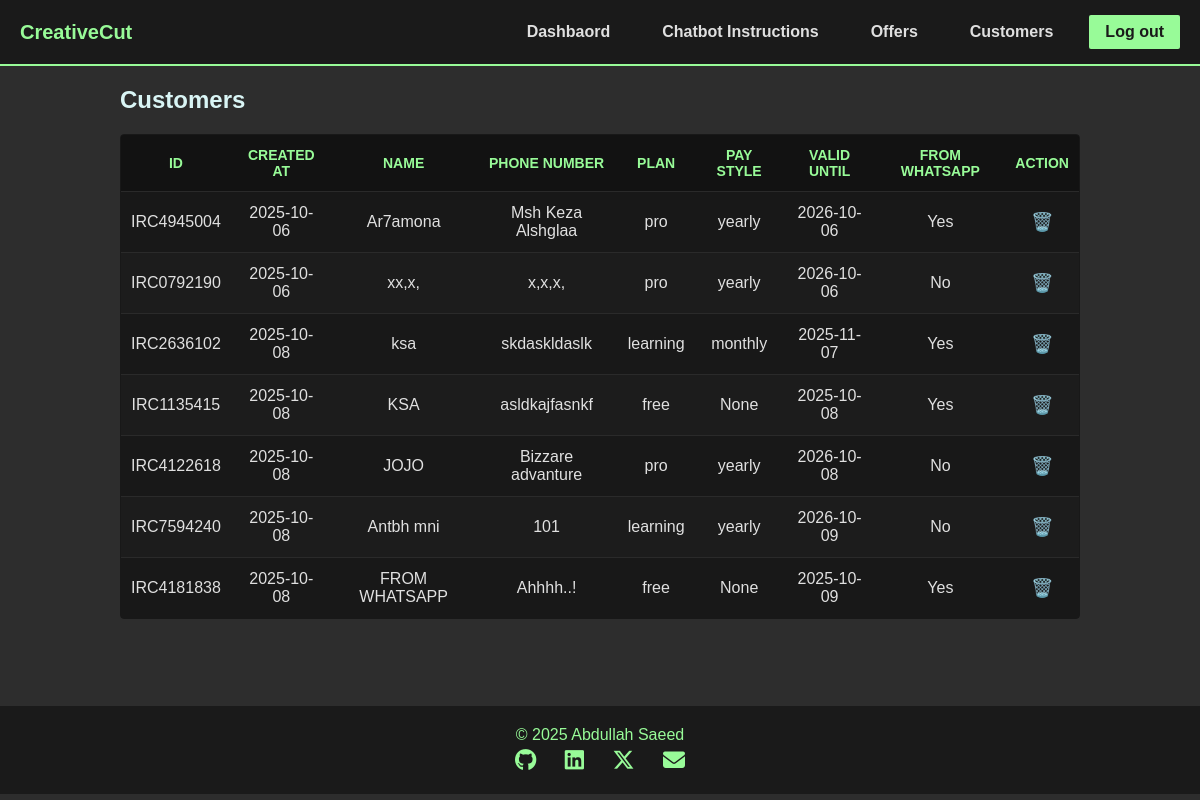
The app's page /api/customers/, older data.
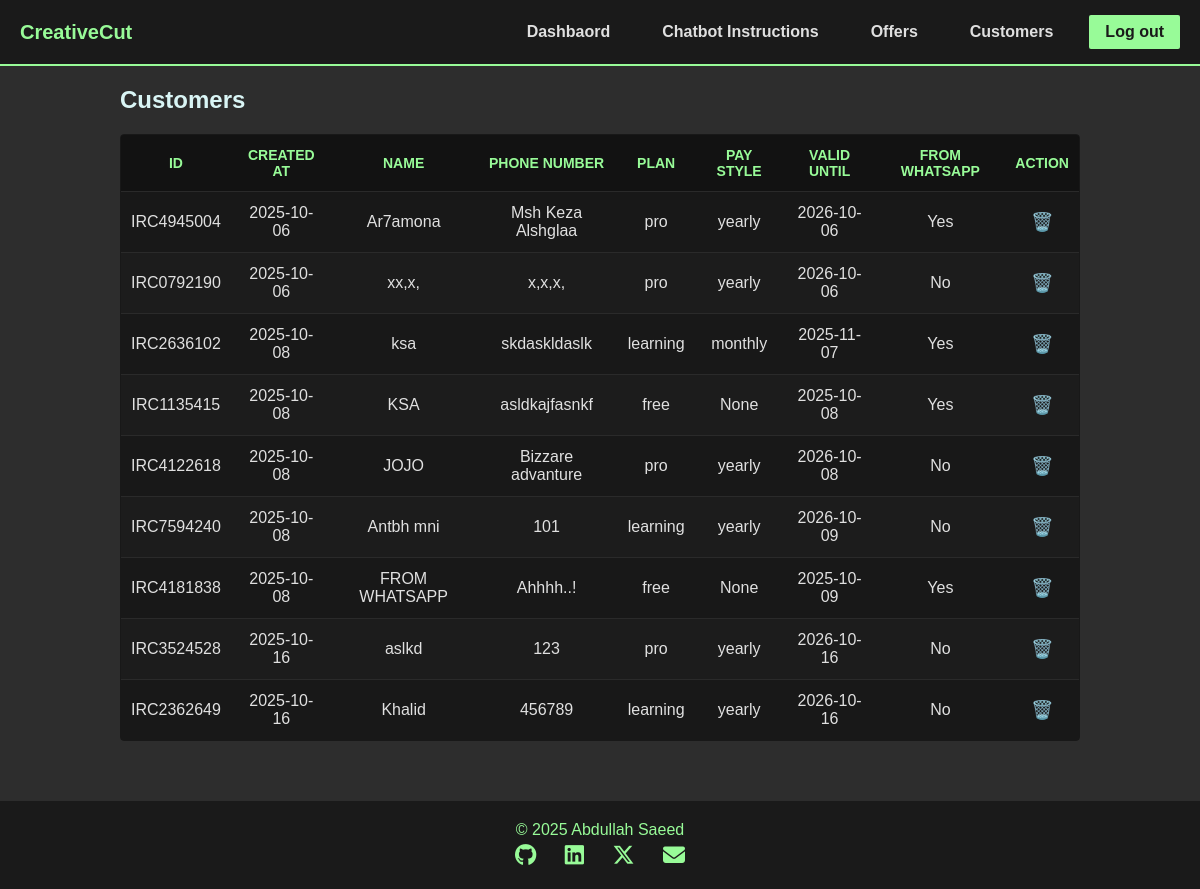
The same page, newer data.
### tables this page shows
CREATE TABLE customers (
    id TEXT PRIMARY KEY,
    created_at DATETIME DEFAULT CURRENT_TIMESTAMP,
    name TEXT NOT NULL,
    phone_num TEXT UNIQUE,
    plan TEXT CHECK(plan IN ('free', 'learning', 'pro')) NOT NULL DEFAULT 'Free',
    pay_style TEXT CHECK(pay_style IN ('None', 'monthly', 'yearly')) NOT NULL DEFAULT 'None',
    valid_until DATETIME,
    is_from_whatsapp BOOLEAN 
);

### routes/customers.py (the view, shortened to what this page needs)
@customers_bp.route("/", methods=["GET", "POST", "DELETE"])
def customers():
    db = current_app.get_db()
    try:
        if request.method == "GET":
            cur = db.execute("SELECT * FROM customers")
            customers = [dict(row) for row in cur.fetchall()]
            return render_template("customers.html", customers=customers)
        elif request.method == "POST":
            return Response(json.dumps({"message": "Customer subscription successed"}), mimetype="application/json")
    except Exception as e:
        return Response(json.dumps({"error": str(e)}), mimetype="application/json", status=500)

### main.py (called while the page is built)
def get_db():
    if "db" not in g:
        g.db = sqlite3.connect(DATABASE)
        g.db.row_factory = sqlite3.Row
    return g.db

### templates/customers.html (shortened to what this page needs)
{% extends "base.html" %} {% block title %}Customers{% endblock %} {% block
style %}
<link
  rel="stylesheet"
  href="{{ url_for('static', filename='css/customers.css') }}"
/>
{% endblock %} {% block content %}
<div>
  <h2 style="margin-bottom: 20px">Customers</h2>
  <div class="table-wrapper">
    <table>
      <thead>
        <tr>
          <th>ID</th>
          <th>Created At</th>
          <th>Name</th>
          <th>Phone Number</th>
          <th>Plan</th>
          <th>Pay Style</th>
          <th>Valid Until</th>
          <th>From WhatsApp</th>
          <th>Action</th>
        </tr>
      </thead>
      <tbody>
        {% for customer in customers %}
        <tr id="customer_{{ customer.id }}">
          <td>{{ customer.id }}</td>
          <td>{{ customer.created_at.split(" ")[0] }}</td>
          <td>{{ customer.name }}</td>
          <td>{{ customer.phone_num }}</td>
          <td>{{ customer.plan }}</td>
          <td>{{ customer.pay_style }}</td>
          <td>{{ customer.valid_until }}</td>
          <td>{{ 'Yes' if customer.is_from_whatsapp else 'No' }}</td>
          <td>
            <button
              class="delete-btn"
              onclick="deleteCustomer('{{ customer.id }}')"
              title="Delete"
            >
              🗑️
            </button>
          </td>
        </tr>
        {% endfor %}
      </tbody>
    </table>
  </div>
</div>
{% endblock %}

Row changes from the older to the newer data that the page shows:
added customers: id "IRC3524528", created_at "2025-10-16", name "aslkd", phone_num "123", plan "pro", pay_style "yearly", valid_until "2026-10-16", is_from_whatsapp "No"
added customers: id "IRC2362649", created_at "2025-10-16", name "Khalid", phone_num "456789", plan "learning", pay_style "yearly", valid_until "2026-10-16", is_from_whatsapp "No"
